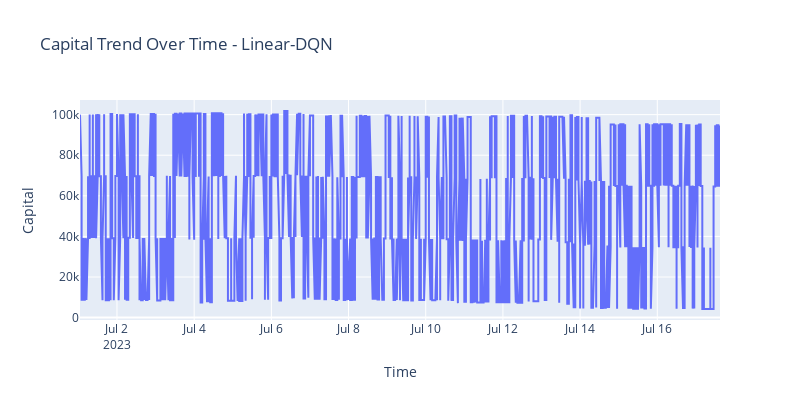

The cell this chart's notebook holds for it:
### Code cell
import plotly.graph_objects as go

# Create traces
fig = go.Figure()
fig.add_trace(go.Scatter(x=df_linear["time"], y=df_linear["history_capital"],
                    mode='lines',
                    name='lines'))
# Set the title and axis labels
fig.update_layout(title='Capital Trend Over Time - Linear-DQN',
                  xaxis=dict(title='Time'),
                  yaxis=dict(title='Capital'))
fig.update_layout(width=800, height=400)
fig.show()

### Figure 1 — Plotly figure (JSON) as saved in the notebook; plotly's stock layout.template omitted (floating-point values rounded to 4 significant figures; data arrays with more than 128 entries replaced by an {"elided": "..."} marker saying what was removed)
{"data": [{"mode": "lines", "name": "lines", "type": "scatter", "x": {"elided": "1990 str values"}, "y": {"elided": "1990 float values"}}], "layout": {"height": 400, "title": {"text": "Capital Trend Over Time - Linear-DQN"}, "width": 800, "xaxis": {"title": {"text": "Time"}}, "yaxis": {"title": {"text": "Capital"}}}}
